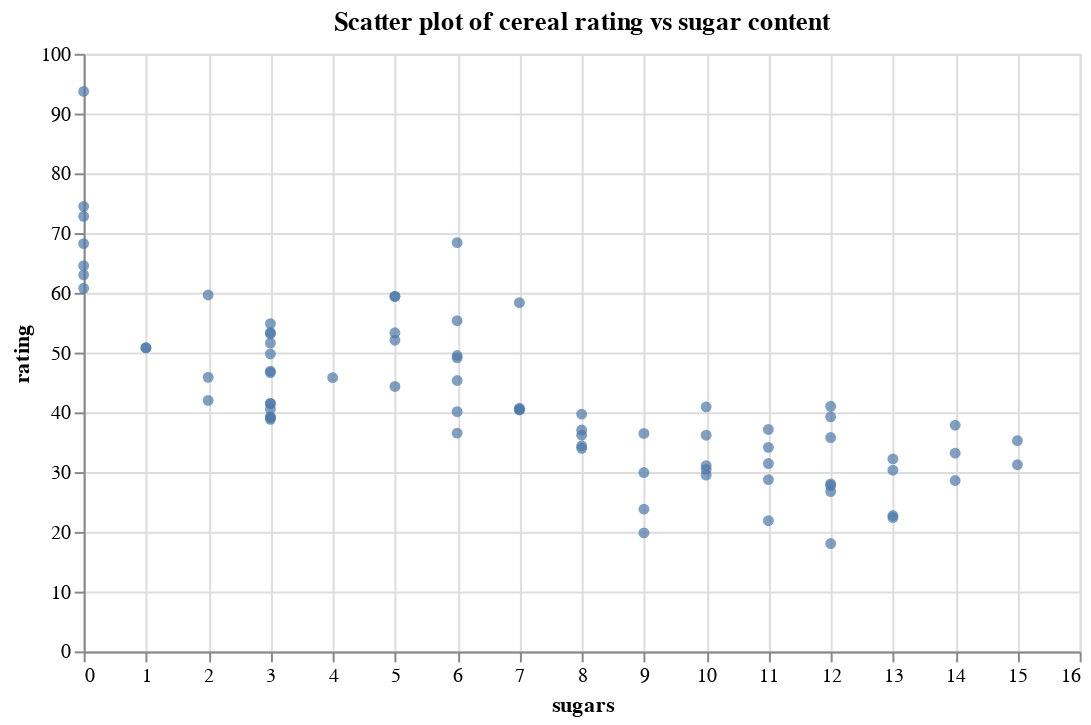

Source (notebook cell):
### Code cell
chart2 = alt.Chart(cereal, width=500, height=300).mark_circle().encode(
    x=alt.X('sugars:Q'), # use alt.X() to map the x-axis
    y=alt.Y('rating:Q') # use alt.Y() to map the y-axis
).properties(title="Scatter plot of cereal rating vs sugar content")
chart2

### Figure 1 — Vega-Lite specification as saved in the notebook (floating-point values rounded to 4 significant figures)
{"config": {"view": {"continuousWidth": 300, "continuousHeight": 300}}, "data": {"name": "data-aaa0440f8e2141d6bd84b791f8341c86"}, "mark": {"type": "circle"}, "encoding": {"x": {"field": "sugars", "type": "quantitative"}, "y": {"field": "rating", "type": "quantitative"}}, "height": 300, "title": "Scatter plot of cereal rating vs sugar content", "width": 500, "$schema": "https://vega.github.io/schema/vega-lite/v5.8.0.json", "datasets": {"data-aaa0440f8e2141d6bd84b791f8341c86": [{"name": "100% Bran", "mfr": "N", "type": "Cold", "calories": 70, "protein": 4, "fat": 1, "sodium": 130, "fiber": 10.0, "carbo": 5.0, "sugars": 6, "potass": 280, "vitamins": 25, "shelf": 3, "weight": 1.0, "cups": 0.33, "rating": 68.4}, {"name": "100% Natural Bran", "mfr": "Q", "type": "Cold", "calories": 120, "protein": 3, "fat": 5, "sodium": 15, "fiber": 2.0, "carbo": 8.0, "sugars": 8, "potass": 135, "vitamins": 0, "shelf": 3, "weight": 1.0, "cups": 1.0, "rating": 33.98}, {"name": "All-Bran", "mfr": "K", "type": "Cold", "calories": 70, "protein": 4, "fat": 1, "sodium": 260, "fiber": 9.0, "carbo": 7.0, "sugars": 5, "potass": 320, "vitamins": 25, "shelf": 3, "weight": 1.0, "cups": 0.33, "rating": 59.43}, {"name": "All-Bran with Extra Fiber", "mfr": "K", "type": "Cold", "calories": 50, "protein": 4, "fat": 0, "sodium": 140, "fiber": 14.0, "carbo": 8.0, "sugars": 0, "potass": 330, "vitamins": 25, "shelf": 3, "weight": 1.0, "cups": 0.5, "rating": 93.7}, {"name": "Almond Delight", "mfr": "R", "type": "Cold", "calories": 110, "protein": 2, "fat": 2, "sodium": 200, "fiber": 1.0, "carbo": 14.0, "sugars": 8, "potass": 1, "vitamins": 25, "shelf": 3, "weight": 1.0, "cups": 0.75, "rating": 34.38}, {"name": "Apple Cinnamon Cheerios", "mfr": "G", "type": "Cold", "calories": 110, "protein": 2, "fat": 2, "sodium": 180, "fiber": 1.5, "carbo": 10.5, "sugars": 10, "potass": 70, "vitamins": 25, "shelf": 1, "weight": 1.0, "cups": 0.75, "rating": 29.51}, {"name": "Apple Jacks", "mfr": "K", "type": "Cold", "calories": 110, "protein": 2, "fat": 0, "sodium": 125, "fiber": 1.0, "carbo": 11.0, "sugars": 14, "potass": 30, "vitamins": 25, "shelf": 2, "weight": 1.0, "cups": 1.0, "rating": 33.17}, {"name": "Basic 4", "mfr": "G", "type": "Cold", "calories": 130, "protein": 3, "fat": 2, "sodium": 210, "fiber": 2.0, "carbo": 18.0, "sugars": 8, "potass": 100, "vitamins": 25, "shelf": 3, "weight": 1.33, "cups": 0.75, "rating": 37.04}, {"name": "Bran Chex", "mfr": "R", "type": "Cold", "calories": 90, "protein": 2, "fat": 1, "sodium": 200, "fiber": 4.0, "carbo": 15.0, "sugars": 6, "potass": 125, "vitamins": 25, "shelf": 1, "weight": 1.0, "cups": 0.67, "rating": 49.12}, {"name": "Bran Flakes", "mfr": "P", "type": "Cold", "calories": 90, "protein": 3, "fat": 0, "sodium": 210, "fiber": 5.0, "carbo": 13.0, "sugars": 5, "potass": 190, "vitamins": 25, "shelf": 3, "weight": 1.0, "cups": 0.67, "rating": 53.31}, {"name": "Cap'n'Crunch", "mfr": "Q", "type": "Cold", "calories": 120, "protein": 1, "fat": 2, "sodium": 220, "fiber": 0.0, "carbo": 12.0, "sugars": 12, "potass": 35, "vitamins": 25, "shelf": 2, "weight": 1.0, "cups": 0.75, "rating": 18.04}, {"name": "Cheerios", "mfr": "G", "type": "Cold", "calories": 110, "protein": 6, "fat": 2, "sodium": 290, "fiber": 2.0, "carbo": 17.0, "sugars": 1, "potass": 105, "vitamins": 25, "shelf": 1, "weight": 1.0, "cups": 1.25, "rating": 50.76}, {"name": "Cinnamon Toast Crunch", "mfr": "G", "type": "Cold", "calories": 120, "protein": 1, "fat": 3, "sodium": 210, "fiber": 0.0, "carbo": 13.0, "sugars": 9, "potass": 45, "vitamins": 25, "shelf": 2, "weight": 1.0, "cups": 0.75, "rating": 19.82}, {"name": "Clusters", "mfr": "G", "type": "Cold", "calories": 110, "protein": 3, "fat": 2, "sodium": 140, "fiber": 2.0, "carbo": 13.0, "sugars": 7, "potass": 105, "vitamins": 25, "shelf": 3, "weight": 1.0, "cups": 0.5, "rating": 40.4}, {"name": "Cocoa Puffs", "mfr": "G", "type": "Cold", "calories": 110, "protein": 1, "fat": 1, "sodium": 180, "fiber": 0.0, "carbo": 12.0, "sugars": 13, "potass": 55, "vitamins": 25, "shelf": 2, "weight": 1.0, "cups": 1.0, "rating": 22.74}, {"name": "Corn Chex", "mfr": "R", "type": "Cold", "calories": 110, "protein": 2, "fat": 0, "sodium": 280, "fiber": 0.0, "carbo": 22.0, "sugars": 3, "potass": 25, "vitamins": 25, "shelf": 1, "weight": 1.0, "cups": 1.0, "rating": 41.45}, {"name": "Corn Flakes", "mfr": "K", "type": "Cold", "calories": 100, "protein": 2, "fat": 0, "sodium": 290, "fiber": 1.0, "carbo": 21.0, "sugars": 2, "potass": 35, "vitamins": 25, "shelf": 1, "weight": 1.0, "cups": 1.0, "rating": 45.86}, {"name": "Corn Pops", "mfr": "K", "type": "Cold", "calories": 110, "protein": 1, "fat": 0, "sodium": 90, "fiber": 1.0, "carbo": 13.0, "sugars": 12, "potass": 20, "vitamins": 25, "shelf": 2, "weight": 1.0, "cups": 1.0, "rating": 35.78}, {"name": "Count Chocula", "mfr": "G", "type": "Cold", "calories": 110, "protein": 1, "fat": 1, "sodium": 180, "fiber": 0.0, "carbo": 12.0, "sugars": 13, "potass": 65, "vitamins": 25, "shelf": 2, "weight": 1.0, "cups": 1.0, "rating": 22.4}, {"name": "Cracklin' Oat Bran", "mfr": "K", "type": "Cold", "calories": 110, "protein": 3, "fat": 3, "sodium": 140, "fiber": 4.0, "carbo": 10.0, "sugars": 7, "potass": 160, "vitamins": 25, "shelf": 3, "weight": 1.0, "cups": 0.5, "rating": 40.45}, {"name": "Cream of Wheat (Quick)", "mfr": "N", "type": "Hot", "calories": 100, "protein": 3, "fat": 0, "sodium": 80, "fiber": 1.0, "carbo": 21.0, "sugars": 0, "potass": 1, "vitamins": 0, "shelf": 2, "weight": 1.0, "cups": 1.0, "rating": 64.53}, {"name": "Crispix", "mfr": "K", "type": "Cold", "calories": 110, "protein": 2, "fat": 0, "sodium": 220, "fiber": 1.0, "carbo": 21.0, "sugars": 3, "potass": 30, "vitamins": 25, "shelf": 3, "weight": 1.0, "cups": 1.0, "rating": 46.9}, {"name": "Crispy Wheat & Raisins", "mfr": "G", "type": "Cold", "calories": 100, "protein": 2, "fat": 1, "sodium": 140, "fiber": 2.0, "carbo": 11.0, "sugars": 10, "potass": 120, "vitamins": 25, "shelf": 3, "weight": 1.0, "cups": 0.75, "rating": 36.18}, {"name": "Double Chex", "mfr": "R", "type": "Cold", "calories": 100, "protein": 2, "fat": 0, "sodium": 190, "fiber": 1.0, "carbo": 18.0, "sugars": 5, "potass": 80, "vitamins": 25, "shelf": 3, "weight": 1.0, "cups": 0.75, "rating": 44.33}, {"name": "Froot Loops", "mfr": "K", "type": "Cold", "calories": 110, "protein": 2, "fat": 1, "sodium": 125, "fiber": 1.0, "carbo": 11.0, "sugars": 13, "potass": 30, "vitamins": 25, "shelf": 2, "weight": 1.0, "cups": 1.0, "rating": 32.21}, {"name": "Frosted Flakes", "mfr": "K", "type": "Cold", "calories": 110, "protein": 1, "fat": 0, "sodium": 200, "fiber": 1.0, "carbo": 14.0, "sugars": 11, "potass": 25, "vitamins": 25, "shelf": 1, "weight": 1.0, "cups": 0.75, "rating": 31.44}, {"name": "Frosted Mini-Wheats", "mfr": "K", "type": "Cold", "calories": 100, "protein": 3, "fat": 0, "sodium": 0, "fiber": 3.0, "carbo": 14.0, "sugars": 7, "potass": 100, "vitamins": 25, "shelf": 2, "weight": 1.0, "cups": 0.8, "rating": 58.35}, {"name": "Fruit & Fibre Dates; Walnuts; and Oats", "mfr": "P", "type": "Cold", "calories": 120, "protein": 3, "fat": 2, "sodium": 160, "fiber": 5.0, "carbo": 12.0, "sugars": 10, "potass": 200, "vitamins": 25, "shelf": 3, "weight": 1.25, "cups": 0.67, "rating": 40.92}, {"name": "Fruitful Bran", "mfr": "K", "type": "Cold", "calories": 120, "protein": 3, "fat": 0, "sodium": 240, "fiber": 5.0, "carbo": 14.0, "sugars": 12, "potass": 190, "vitamins": 25, "shelf": 3, "weight": 1.33, "cups": 0.67, "rating": 41.02}, {"name": "Fruity Pebbles", "mfr": "P", "type": "Cold", "calories": 110, "protein": 1, "fat": 1, "sodium": 135, "fiber": 0.0, "carbo": 13.0, "sugars": 12, "potass": 25, "vitamins": 25, "shelf": 2, "weight": 1.0, "cups": 0.75, "rating": 28.03}, {"name": "Golden Crisp", "mfr": "P", "type": "Cold", "calories": 100, "protein": 2, "fat": 0, "sodium": 45, "fiber": 0.0, "carbo": 11.0, "sugars": 15, "potass": 40, "vitamins": 25, "shelf": 1, "weight": 1.0, "cups": 0.88, "rating": 35.25}, {"name": "Golden Grahams", "mfr": "G", "type": "Cold", "calories": 110, "protein": 1, "fat": 1, "sodium": 280, "fiber": 0.0, "carbo": 15.0, "sugars": 9, "potass": 45, "vitamins": 25, "shelf": 2, "weight": 1.0, "cups": 0.75, "rating": 23.8}, {"name": "Grape Nuts Flakes", "mfr": "P", "type": "Cold", "calories": 100, "protein": 3, "fat": 1, "sodium": 140, "fiber": 3.0, "carbo": 15.0, "sugars": 5, "potass": 85, "vitamins": 25, "shelf": 3, "weight": 1.0, "cups": 0.88, "rating": 52.08}, {"name": "Grape-Nuts", "mfr": "P", "type": "Cold", "calories": 110, "protein": 3, "fat": 0, "sodium": 170, "fiber": 3.0, "carbo": 17.0, "sugars": 3, "potass": 90, "vitamins": 25, "shelf": 3, "weight": 1.0, "cups": 0.25, "rating": 53.37}, {"name": "Great Grains Pecan", "mfr": "P", "type": "Cold", "calories": 120, "protein": 3, "fat": 3, "sodium": 75, "fiber": 3.0, "carbo": 13.0, "sugars": 4, "potass": 100, "vitamins": 25, "shelf": 3, "weight": 1.0, "cups": 0.33, "rating": 45.81}, {"name": "Honey Graham Ohs", "mfr": "Q", "type": "Cold", "calories": 120, "protein": 1, "fat": 2, "sodium": 220, "fiber": 1.0, "carbo": 12.0, "sugars": 11, "potass": 45, "vitamins": 25, "shelf": 2, "weight": 1.0, "cups": 1.0, "rating": 21.87}, {"name": "Honey Nut Cheerios", "mfr": "G", "type": "Cold", "calories": 110, "protein": 3, "fat": 1, "sodium": 250, "fiber": 1.5, "carbo": 11.5, "sugars": 10, "potass": 90, "vitamins": 25, "shelf": 1, "weight": 1.0, "cups": 0.75, "rating": 31.07}, {"name": "Honey-comb", "mfr": "P", "type": "Cold", "calories": 110, "protein": 1, "fat": 0, "sodium": 180, "fiber": 0.0, "carbo": 14.0, "sugars": 11, "potass": 35, "vitamins": 25, "shelf": 1, "weight": 1.0, "cups": 1.33, "rating": 28.74}, {"name": "Just Right Crunchy  Nuggets", "mfr": "K", "type": "Cold", "calories": 110, "protein": 2, "fat": 1, "sodium": 170, "fiber": 1.0, "carbo": 17.0, "sugars": 6, "potass": 60, "vitamins": 100, "shelf": 3, "weight": 1.0, "cups": 1.0, "rating": 36.52}, {"name": "Just Right Fruit & Nut", "mfr": "K", "type": "Cold", "calories": 140, "protein": 3, "fat": 1, "sodium": 170, "fiber": 2.0, "carbo": 20.0, "sugars": 9, "potass": 95, "vitamins": 100, "shelf": 3, "weight": 1.3, "cups": 0.75, "rating": 36.47}, {"name": "Kix", "mfr": "G", "type": "Cold", "calories": 110, "protein": 2, "fat": 1, "sodium": 260, "fiber": 0.0, "carbo": 21.0, "sugars": 3, "potass": 40, "vitamins": 25, "shelf": 2, "weight": 1.0, "cups": 1.5, "rating": 39.24}, {"name": "Life", "mfr": "Q", "type": "Cold", "calories": 100, "protein": 4, "fat": 2, "sodium": 150, "fiber": 2.0, "carbo": 12.0, "sugars": 6, "potass": 95, "vitamins": 25, "shelf": 2, "weight": 1.0, "cups": 0.67, "rating": 45.33}, {"name": "Lucky Charms", "mfr": "G", "type": "Cold", "calories": 110, "protein": 2, "fat": 1, "sodium": 180, "fiber": 0.0, "carbo": 12.0, "sugars": 12, "potass": 55, "vitamins": 25, "shelf": 2, "weight": 1.0, "cups": 1.0, "rating": 26.73}, {"name": "Maypo", "mfr": "A", "type": "Hot", "calories": 100, "protein": 4, "fat": 1, "sodium": 0, "fiber": 0.0, "carbo": 16.0, "sugars": 3, "potass": 95, "vitamins": 25, "shelf": 2, "weight": 1.0, "cups": 1.0, "rating": 54.85}, {"name": "Muesli Raisins; Dates; & Almonds", "mfr": "R", "type": "Cold", "calories": 150, "protein": 4, "fat": 3, "sodium": 95, "fiber": 3.0, "carbo": 16.0, "sugars": 11, "potass": 170, "vitamins": 25, "shelf": 3, "weight": 1.0, "cups": 1.0, "rating": 37.14}, {"name": "Muesli Raisins; Peaches; & Pecans", "mfr": "R", "type": "Cold", "calories": 150, "protein": 4, "fat": 3, "sodium": 150, "fiber": 3.0, "carbo": 16.0, "sugars": 11, "potass": 170, "vitamins": 25, "shelf": 3, "weight": 1.0, "cups": 1.0, "rating": 34.14}, {"name": "Mueslix Crispy Blend", "mfr": "K", "type": "Cold", "calories": 160, "protein": 3, "fat": 2, "sodium": 150, "fiber": 3.0, "carbo": 17.0, "sugars": 13, "potass": 160, "vitamins": 25, "shelf": 3, "weight": 1.5, "cups": 0.67, "rating": 30.31}, {"name": "Multi-Grain Cheerios", "mfr": "G", "type": "Cold", "calories": 100, "protein": 2, "fat": 1, "sodium": 220, "fiber": 2.0, "carbo": 15.0, "sugars": 6, "potass": 90, "vitamins": 25, "shelf": 1, "weight": 1.0, "cups": 1.0, "rating": 40.11}, {"name": "Nut&Honey Crunch", "mfr": "K", "type": "Cold", "calories": 120, "protein": 2, "fat": 1, "sodium": 190, "fiber": 0.0, "carbo": 15.0, "sugars": 9, "potass": 40, "vitamins": 25, "shelf": 2, "weight": 1.0, "cups": 0.67, "rating": 29.92}, {"name": "Nutri-Grain Almond-Raisin", "mfr": "K", "type": "Cold", "calories": 140, "protein": 3, "fat": 2, "sodium": 220, "fiber": 3.0, "carbo": 21.0, "sugars": 7, "potass": 130, "vitamins": 25, "shelf": 3, "weight": 1.33, "cups": 0.67, "rating": 40.69}, {"name": "Nutri-grain Wheat", "mfr": "K", "type": "Cold", "calories": 90, "protein": 3, "fat": 0, "sodium": 170, "fiber": 3.0, "carbo": 18.0, "sugars": 2, "potass": 90, "vitamins": 25, "shelf": 3, "weight": 1.0, "cups": 1.0, "rating": 59.64}, {"name": "Oatmeal Raisin Crisp", "mfr": "G", "type": "Cold", "calories": 130, "protein": 3, "fat": 2, "sodium": 170, "fiber": 1.5, "carbo": 13.5, "sugars": 10, "potass": 120, "vitamins": 25, "shelf": 3, "weight": 1.25, "cups": 0.5, "rating": 30.45}, {"name": "Post Nat. Raisin Bran", "mfr": "P", "type": "Cold", "calories": 120, "protein": 3, "fat": 1, "sodium": 200, "fiber": 6.0, "carbo": 11.0, "sugars": 14, "potass": 260, "vitamins": 25, "shelf": 3, "weight": 1.33, "cups": 0.67, "rating": 37.84}, {"name": "Product 19", "mfr": "K", "type": "Cold", "calories": 100, "protein": 3, "fat": 0, "sodium": 320, "fiber": 1.0, "carbo": 20.0, "sugars": 3, "potass": 45, "vitamins": 100, "shelf": 3, "weight": 1.0, "cups": 1.0, "rating": 41.5}, {"name": "Puffed Rice", "mfr": "Q", "type": "Cold", "calories": 50, "protein": 1, "fat": 0, "sodium": 0, "fiber": 0.0, "carbo": 13.0, "sugars": 0, "potass": 15, "vitamins": 0, "shelf": 3, "weight": 0.5, "cups": 1.0, "rating": 60.76}, {"name": "Puffed Wheat", "mfr": "Q", "type": "Cold", "calories": 50, "protein": 2, "fat": 0, "sodium": 0, "fiber": 1.0, "carbo": 10.0, "sugars": 0, "potass": 50, "vitamins": 0, "shelf": 3, "weight": 0.5, "cups": 1.0, "rating": 63.01}, {"name": "Quaker Oat Squares", "mfr": "Q", "type": "Cold", "calories": 100, "protein": 4, "fat": 1, "sodium": 135, "fiber": 2.0, "carbo": 14.0, "sugars": 6, "potass": 110, "vitamins": 25, "shelf": 3, "weight": 1.0, "cups": 0.5, "rating": 49.51}, {"name": "Quaker Oatmeal", "mfr": "Q", "type": "Hot", "calories": 100, "protein": 5, "fat": 2, "sodium": 0, "fiber": 2.7, "carbo": 1.0, "sugars": 1, "potass": 110, "vitamins": 0, "shelf": 1, "weight": 1.0, "cups": 0.67, "rating": 50.83}, {"name": "Raisin Bran", "mfr": "K", "type": "Cold", "calories": 120, "protein": 3, "fat": 1, "sodium": 210, "fiber": 5.0, "carbo": 14.0, "sugars": 12, "potass": 240, "vitamins": 25, "shelf": 2, "weight": 1.33, "cups": 0.75, "rating": 39.26}, {"name": "Raisin Nut Bran", "mfr": "G", "type": "Cold", "calories": 100, "protein": 3, "fat": 2, "sodium": 140, "fiber": 2.5, "carbo": 10.5, "sugars": 8, "potass": 140, "vitamins": 25, "shelf": 3, "weight": 1.0, "cups": 0.5, "rating": 39.7}, {"name": "Raisin Squares", "mfr": "K", "type": "Cold", "calories": 90, "protein": 2, "fat": 0, "sodium": 0, "fiber": 2.0, "carbo": 15.0, "sugars": 6, "potass": 110, "vitamins": 25, "shelf": 3, "weight": 1.0, "cups": 0.5, "rating": 55.33}, {"name": "Rice Chex", "mfr": "R", "type": "Cold", "calories": 110, "protein": 1, "fat": 0, "sodium": 240, "fiber": 0.0, "carbo": 23.0, "sugars": 2, "potass": 30, "vitamins": 25, "shelf": 1, "weight": 1.0, "cups": 1.13, "rating": 42.0}, {"name": "Rice Krispies", "mfr": "K", "type": "Cold", "calories": 110, "protein": 2, "fat": 0, "sodium": 290, "fiber": 0.0, "carbo": 22.0, "sugars": 3, "potass": 35, "vitamins": 25, "shelf": 1, "weight": 1.0, "cups": 1.0, "rating": 40.56}, {"name": "Shredded Wheat", "mfr": "N", "type": "Cold", "calories": 80, "protein": 2, "fat": 0, "sodium": 0, "fiber": 3.0, "carbo": 16.0, "sugars": 0, "potass": 95, "vitamins": 0, "shelf": 1, "weight": 0.83, "cups": 1.0, "rating": 68.24}, {"name": "Shredded Wheat 'n'Bran", "mfr": "N", "type": "Cold", "calories": 90, "protein": 3, "fat": 0, "sodium": 0, "fiber": 4.0, "carbo": 19.0, "sugars": 0, "potass": 140, "vitamins": 0, "shelf": 1, "weight": 1.0, "cups": 0.67, "rating": 74.47}, {"name": "Shredded Wheat spoon size", "mfr": "N", "type": "Cold", "calories": 90, "protein": 3, "fat": 0, "sodium": 0, "fiber": 3.0, "carbo": 20.0, "sugars": 0, "potass": 120, "vitamins": 0, "shelf": 1, "weight": 1.0, "cups": 0.67, "rating": 72.8}, {"name": "Smacks", "mfr": "K", "type": "Cold", "calories": 110, "protein": 2, "fat": 1, "sodium": 70, "fiber": 1.0, "carbo": 9.0, "sugars": 15, "potass": 40, "vitamins": 25, "shelf": 2, "weight": 1.0, "cups": 0.75, "rating": 31.23}, {"name": "Special K", "mfr": "K", "type": "Cold", "calories": 110, "protein": 6, "fat": 0, "sodium": 230, "fiber": 1.0, "carbo": 16.0, "sugars": 3, "potass": 55, "vitamins": 25, "shelf": 1, "weight": 1.0, "cups": 1.0, "rating": 53.13}, {"name": "Strawberry Fruit Wheats", "mfr": "N", "type": "Cold", "calories": 90, "protein": 2, "fat": 0, "sodium": 15, "fiber": 3.0, "carbo": 15.0, "sugars": 5, "potass": 90, "vitamins": 25, "shelf": 2, "weight": 1.0, "cups": 1.0, "rating": 59.36}, {"name": "Total Corn Flakes", "mfr": "G", "type": "Cold", "calories": 110, "protein": 2, "fat": 1, "sodium": 200, "fiber": 0.0, "carbo": 21.0, "sugars": 3, "potass": 35, "vitamins": 100, "shelf": 3, "weight": 1.0, "cups": 1.0, "rating": 38.84}, {"name": "Total Raisin Bran", "mfr": "G", "type": "Cold", "calories": 140, "protein": 3, "fat": 1, "sodium": 190, "fiber": 4.0, "carbo": 15.0, "sugars": 14, "potass": 230, "vitamins": 100, "shelf": 3, "weight": 1.5, "cups": 1.0, "rating": 28.59}, {"name": "Total Whole Grain", "mfr": "G", "type": "Cold", "calories": 100, "protein": 3, "fat": 1, "sodium": 200, "fiber": 3.0, "carbo": 16.0, "sugars": 3, "potass": 110, "vitamins": 100, "shelf": 3, "weight": 1.0, "cups": 1.0, "rating": 46.66}, {"name": "Triples", "mfr": "G", "type": "Cold", "calories": 110, "protein": 2, "fat": 1, "sodium": 250, "fiber": 0.0, "carbo": 21.0, "sugars": 3, "potass": 60, "vitamins": 25, "shelf": 3, "weight": 1.0, "cups": 0.75, "rating": 39.11}, {"name": "Trix", "mfr": "G", "type": "Cold", "calories": 110, "protein": 1, "fat": 1, "sodium": 140, "fiber": 0.0, "carbo": 13.0, "sugars": 12, "potass": 25, "vitamins": 25, "shelf": 2, "weight": 1.0, "cups": 1.0, "rating": 27.75}, {"name": "Wheat Chex", "mfr": "R", "type": "Cold", "calories": 100, "protein": 3, "fat": 1, "sodium": 230, "fiber": 3.0, "carbo": 17.0, "sugars": 3, "potass": 115, "vitamins": 25, "shelf": 1, "weight": 1.0, "cups": 0.67, "rating": 49.79}, {"name": "Wheaties", "mfr": "G", "type": "Cold", "calories": 100, "protein": 3, "fat": 1, "sodium": 200, "fiber": 3.0, "carbo": 17.0, "sugars": 3, "potass": 110, "vitamins": 25, "shelf": 1, "weight": 1.0, "cups": 1.0, "rating": 51.59}, {"name": "Wheaties Honey Gold", "mfr": "G", "type": "Cold", "calories": 110, "protein": 2, "fat": 1, "sodium": 200, "fiber": 1.0, "carbo": 16.0, "sugars": 8, "potass": 60, "vitamins": 25, "shelf": 1, "weight": 1.0, "cups": 0.75, "rating": 36.19}]}}
